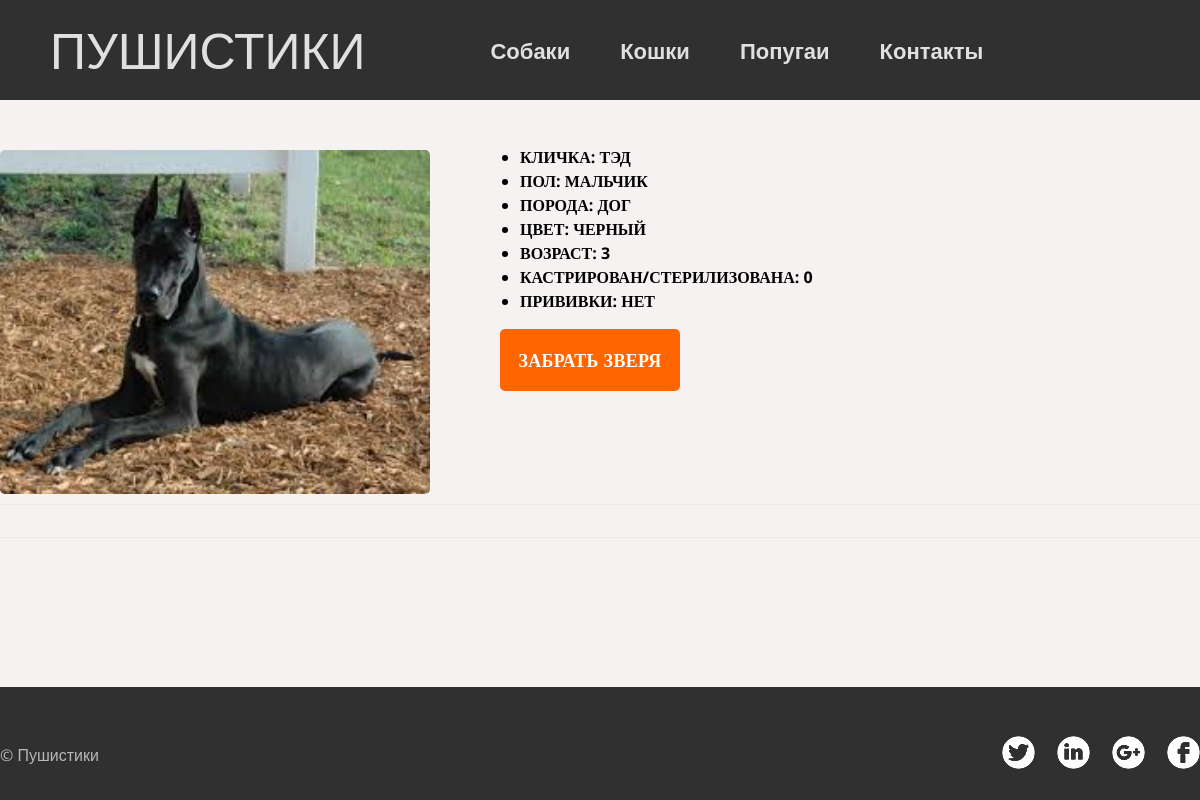
Screenshot of /animals/2/ with the database file from the repository.
### shelter_app/models.py (models this page shows, shortened)
class Animal(models.Model):
    YES = "да"
    NO = "нет"
    MALE = "мальчик"
    FEMALE = "девочка"
    YES_NO_CHOISES = (
    (YES, 'да'),
    (NO, 'нет'),
    )
    SEX_CHOISES = (
    (MALE, "мальчик"),
    (FEMALE, "девочка"),
    )
    animal_type = models.ForeignKey("AnimalType",  on_delete=models.CASCADE, verbose_name='Вид животного')
    name = models.CharField(max_length=100, verbose_name="Кличка")
    breed = models.CharField(max_length=100, verbose_name="Порода")
    sex = models.CharField(max_length=10, choices=SEX_CHOISES, default=MALE, verbose_name="Пол")
    age = models.SmallIntegerField(verbose_name="Возраст")
    color = models.CharField(max_length=50, verbose_name="Цвет")
    photo = models.ImageField(upload_to='photo', blank=True)
    description = models.TextField(blank=True)
    castrated = models.CharField(max_length=3, choices=YES_NO_CHOISES, default=NO, verbose_name="Катрирован/старилизована")
    vaccinated = models.CharField(max_length=3, choices=YES_NO_CHOISES, default=NO, verbose_name="Прививки")
    class Meta:
        verbose_name = 'Животное'
        verbose_name_plural = 'Животные'

### shelter_app/views.py (the view)
# urls.py: path('animals/<int:pk>/', AnimalView.as_view()),
class AnimalView(DetailView):
    model = Animal
    template_name = 'animal_view.html'

### shelter_app/templates/animal_view.html (shortened to what this page needs)
{% extends 'base/base.html' %}
{% block content %}
<div class="inner-wrapper">
    <div class="left">
        <img height="400" width="400"
                 src="{{ object.photo.url }}" alt="" class="base-img beast_img">
    </div>
    <div class="right">
        <div class="animal-descr">
            <ul>
                <li>Кличка: {{object.name}}</li>
                <li>Пол: {{object.sex}}</li>
                <li>Порода: {{object.breed}}</li>
                <li>Цвет: {{object.color}}</li>
                <li>Возраст: {{object.age}}</li>
                <li>Кастрирован/стерилизована: {{object.castrated}}</li>
                <li>Прививки: {{object.vaccinated}}</li>
            </ul>
            <a class="button-take" href="#" >Забрать зверя</a>
        </div>
    </div>
</div>
<div class="inner-wrapper">
    <div class="descr">
    </div>
</div>
{% endblock %}

### static/css/style.css (style rules this page uses)
html, body { height: 100%; }
body { font-family: Open Sans, Helvetica, Arial, sans-serif; font-style: normal; margin:0; }
.base-img { width: 100%; height: auto; }
.inner-wrapper { margin: 0 auto; max-width: 1249px; display: flex; flex-wrap: wrap; border-bottom: 1px solid #ececec; }
.left { display: flex; flex-direction: column; justify-content: flex-start; width: 40%; padding-top:40px; box-sizing: border-box; padding-right:50px; }
.descr { display: flex; flex-direction: column; justify-content: flex-start; width: 70%; box-sizing: border-box; padding-right:50px; }
.right { display:flex; flex-direction: column; width: 60%; flex-wrap: wrap; align-items: flex-start; }
.animal-descr { margin: 0px 10px 10px 0px; font-family: Open Sans; font-style: normal; font-weight: bold; font-size: 16px; line-height: 24px; text-transform: uppercase; color: black; }
ul { margin-top: 45px; }
.button-take { display: flex; align-items: center; justify-content: center; width: 180px; min-height: 62px; border-radius: 5px; background: #ff6600; color: #FFFFFF; font-family: Open Sans; font-weight: bold; font-size: 17.9026px; text-decoration: none; text-transform: uppercase; border: none; font-style: normal; line-height: 34px; letter-spacing: 0.317046px; margin-left: 20px; }
.beast_img { margin: 10px 10px 10px 0px; border-radius:5px; object-fit:cover; }

### rows the page displays
Animal: photo (picture), name "ТЭД", sex "МАЛЬЧИК", breed "ДОГ", color "ЧЕРНЫЙ", age "3", castrated "0", vaccinated "НЕТ"
